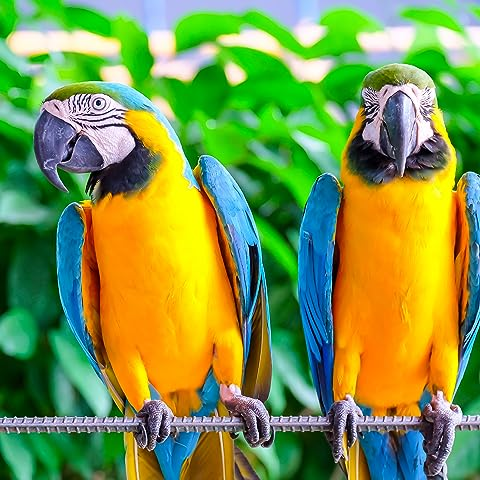
#> input picture msc-2/computer-vision/HW3/HW3_img.jpeg, 480 x 480 px
$ python HW3.py
#> lines starting #> are read from the running program, lines starting #| are printed output that depends on the picture
# -*- coding: utf-8 -*-

import cv2
import matplotlib.pyplot as plt
import numpy as np
from google.colab.patches import cv2_imshow

from google.colab import files
uploaded = files.upload()
#> the answer given: HW3_img.jpeg

plt.imshow(cv2.imread("HW3_img.jpeg")[:,:,::-1])

bgr = cv2.imread("HW3_img.jpeg")
#> bgr is the input picture: shape (480, 480, 3); mean B, G, R 73.2, 150.8, 123.7

rgb = cv2.cvtColor(bgr, cv2.COLOR_BGR2RGB)
i = 0
lst = ["rgb", "r", "g", "b"]
plt.subplot(2, 2, i + 1)
plt.imshow(rgb[:, :, :])
plt.title(lst[i])

for j in range(1, 4):
    plt.subplot(2, 2, j + 1)
    plt.imshow(rgb[:, :, j - 1])
    plt.title(lst[j])

r, g, b = rgb[:, :, 0], rgb[:, :, 1], rgb[:, :, 2]
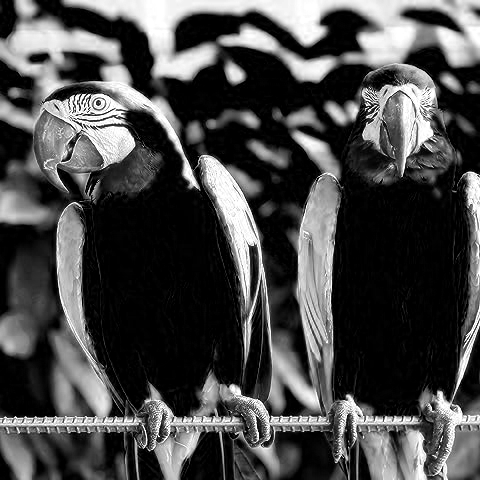
#> b: shape (480, 480); min 0, max 255, mean 73.2
hist_r = cv2.calcHist([r], [0], None, [256], [0, 256])
#> hist_r = 256 values, max 22087 at index 255, min 292 at index 182, mean 900
hist_g = cv2.calcHist([g], [0], None, [256], [0, 256])
#> hist_g = 256 values, max 2417 at index 255, min 133 at index 1, mean 900
hist_b = cv2.calcHist([b], [0], None, [256], [0, 256])
#> hist_b = 256 values, max 53131 at index 0, min 359 at index 215, mean 900
plt.plot(hist_r, color="r", label="Red")
plt.plot(hist_g, color="g", label="Green")
plt.plot(hist_b, color="b", label="Blue")
plt.legend()

hsv = cv2.cvtColor(bgr, cv2.COLOR_BGR2HSV)
#> hsv: shape (480, 480, 3); mean H, S, V 61.6, 187.3, 182
i = 0
lst = ["hsv", "hue", "saturation", "value"]
plt.subplot(2, 2, i + 1)
plt.imshow(hsv[:, :, :])
plt.title(lst[i])

for j in range(1, 4):
    plt.subplot(2, 2, j + 1)
    plt.imshow(hsv[:, :, j - 1])
    plt.title(lst[j])

h, s, v = hsv[:, :, 0], hsv[:, :, 1], hsv[:, :, 2]
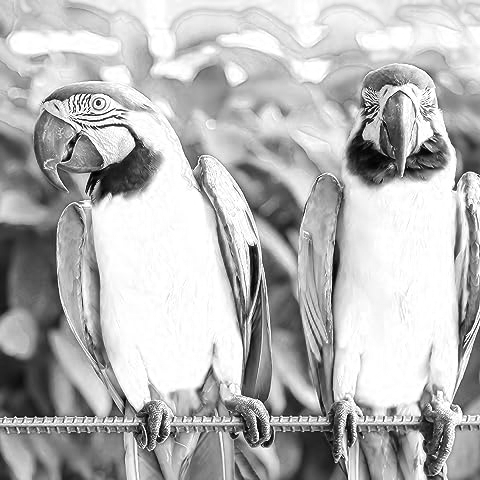
#> v: shape (480, 480); min 0, max 255, mean 182
hist_h = cv2.calcHist([h], [0], None, [179], [0, 179])
#> hist_h = 179 values, max 13281 at index 60, min 70 at index 171, mean 1286.6
hist_s = cv2.calcHist([s], [0], None, [255], [0, 255])
#> hist_s = 255 values, max 9792 at index 254, min 19 at index 1, mean 633.9
hist_v = cv2.calcHist([v], [0], None, [255], [0, 255])
#> hist_v = 255 values, max 7397 at index 254, min 1 at index 0, mean 797
plt.plot(hist_h, label="Hue")
plt.plot(hist_s, label="Saturation")
plt.plot(hist_v, label="Value")
plt.legend()

gray = cv2.cvtColor(bgr, cv2.COLOR_BGR2GRAY)
gray_eq = cv2.equalizeHist(gray)
plt.subplot(1, 2, 1)
plt.imshow(gray, cmap=plt.cm.gray)
plt.subplot(1, 2, 2)
plt.imshow(gray_eq, cmap=plt.cm.gray)

plt.subplot(1, 2, 1)
plt.hist(gray.ravel(),256,[0,256])
plt.subplot(1, 2, 2)
plt.hist(gray_eq.ravel(),256,[0,256]); plt.show()

hls = cv2.cvtColor(bgr, cv2.COLOR_BGR2HLS)
#> hls: shape (480, 480, 3); mean of channels 0, 1, 2 61.6, 115.6, 196.7
i = 0
lst = ["hls", "hue", "lightness", "saturation"]
plt.subplot(2, 2, i + 1)
plt.imshow(hls[:, :, :])
plt.title(lst[i])

for j in range(1, 4):
    plt.subplot(2, 2, j + 1)
    plt.imshow(hls[:, :, j - 1])
    plt.title(lst[j])

h, l, s = hls[:, :, 0], hls[:, :, 1], hls[:, :, 2]
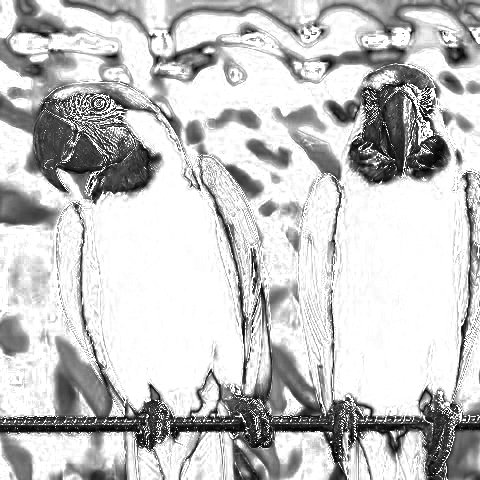
#> s: shape (480, 480); min 0, max 255, mean 196.7
hist_h = cv2.calcHist([h], [0], None, [180], [0, 180])
#> hist_h = 180 values, max 13274 at index 60, min 62 at index 179, mean 1279.9
hist_l = cv2.calcHist([s], [0], None, [255], [0, 255])
#> hist_l = 255 values, max 6447 at index 253, min 0 at index 1, mean 548.4
hist_s = cv2.calcHist([v], [0], None, [255], [0, 255])
#> hist_s has the same summary as hist_v
plt.plot(hist_h, label="hue")
plt.plot(hist_l, label="lightness")
plt.plot(hist_s, label="saturation")
plt.legend()

Z = bgr.reshape((-1, 3))
Z = np.float32(Z)
criteria = (cv2.TERM_CRITERIA_EPS + cv2.TERM_CRITERIA_MAX_ITER, 10, 1.0)

def colorQuant(Z, K, criteria):
#> called with Z = array of shape (230400, 3), K = 2, criteria = (3, 10, 1)
    ret, label, center = cv2.kmeans(Z, K, None, criteria, 10, cv2.KMEANS_RANDOM_CENTERS)
#> ret = 2.71e+09; center = [[93.28, 185.4, 211.6], [53.98, 117.7, 39.54]]
    center = np.uint8(center)
#> center = [[93, 185, 211], [53, 117, 39]]
    res = center[label.flatten()]
    res2 = res.reshape((bgr.shape))
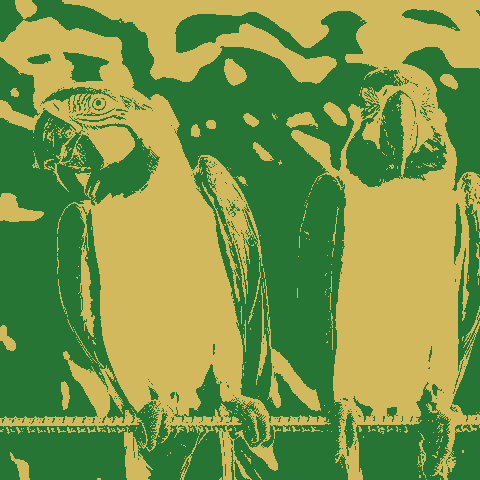
#> res2: shape (480, 480, 3); mean B, G, R 72.6, 150.3, 123.2
    return res2

res1 = colorQuant(Z, 2, criteria)
res2 = colorQuant(Z, 5, criteria)
#> call 2 of colorQuant, with Z = array of shape (230400, 3), K = 5, criteria = (3, 10, 1)
#> in colorQuant (call 2), `ret, label, center = cv2.kmeans(Z, K, None, criteria, 10, cv2.KMEANS_R..`: ret = 859052343.7; center = [[29.08, 65.9, 33.78], [210, 212.6, 190.3], [140.5, 136.9, 63.35], [5.8, 165.9, 240.1], [14.59, 191.1, 40.38]]
#> in colorQuant (call 2), `center = np.uint8(center)`: center = [[29, 65, 33], [209, 212, 190], [140, 136, 63], [5, 165, 240], [14, 191, 40]]
#> in colorQuant (call 2), `res2 = res.reshape((bgr.shape))`:
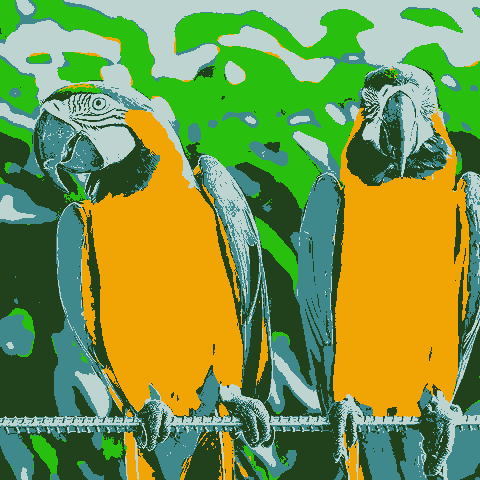
#> res2: shape (480, 480, 3); mean B, G, R 72.6, 150.1, 123.3
res3 = colorQuant(Z, 8, criteria)
#> call 3 of colorQuant, with Z = array of shape (230400, 3), K = 8, criteria = (3, 10, 1)
#> in colorQuant (call 3), `ret, label, center = cv2.kmeans(Z, K, None, criteria, 10, cv2.KMEANS_R..`: ret = 563392611.6; center = [[221.8, 215.7, 201], [4.2, 139.3, 238.8], [138, 178.8, 114.9], [6.73, 220.9, 251.5], [154.5, 115.5, 20.53], [26.38, 68.43, 12.44], [11.4, 191.2, 36.54], [43.9, 73.69, 101.3]]
#> in colorQuant (call 3), `center = np.uint8(center)`: center = [[221, 215, 201], [4, 139, 238], [137, 178, 114], [6, 220, 251], [154, 115, 20], [26, 68, 12], [11, 191, 36], [43, 73, 101]]
#> in colorQuant (call 3), `res2 = res.reshape((bgr.shape))`:
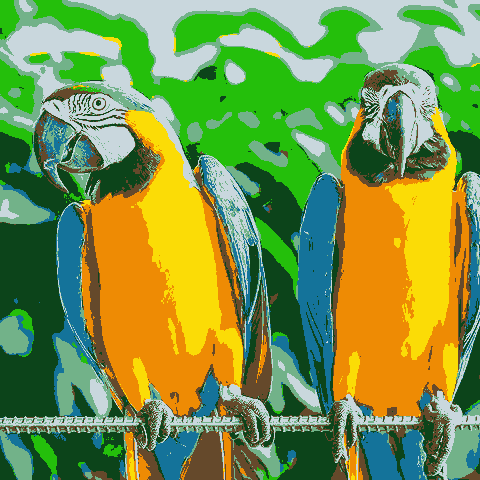
#> res2: shape (480, 480, 3); mean B, G, R 72.6, 150.3, 123.2

plt.subplot(2, 2, 1), plt.imshow(cv2.cvtColor(bgr, cv2.COLOR_BGR2RGB))
plt.title("Original Image"), plt.xticks([]), plt.yticks([])

plt.subplot(2, 2, 2), plt.imshow(cv2.cvtColor(res1, cv2.COLOR_BGR2RGB))
plt.title("K = 2"), plt.xticks([]), plt.yticks([])

plt.subplot(2, 2, 3), plt.imshow(cv2.cvtColor(res2, cv2.COLOR_BGR2RGB))
plt.title("K = 5"), plt.xticks([]), plt.yticks([])

plt.subplot(2, 2, 4), plt.imshow(cv2.cvtColor(res3, cv2.COLOR_BGR2RGB))
plt.title("K = 8"), plt.xticks([]), plt.yticks([])
plt.show()
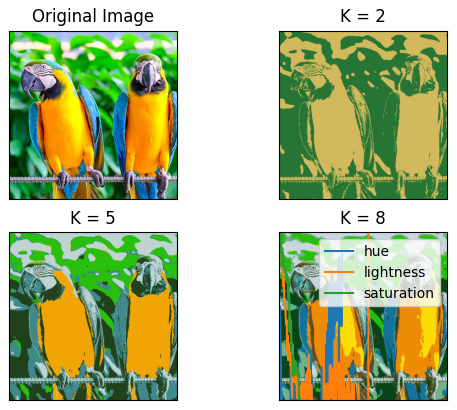
#> figure drawn by matplotlib, 4 panels
